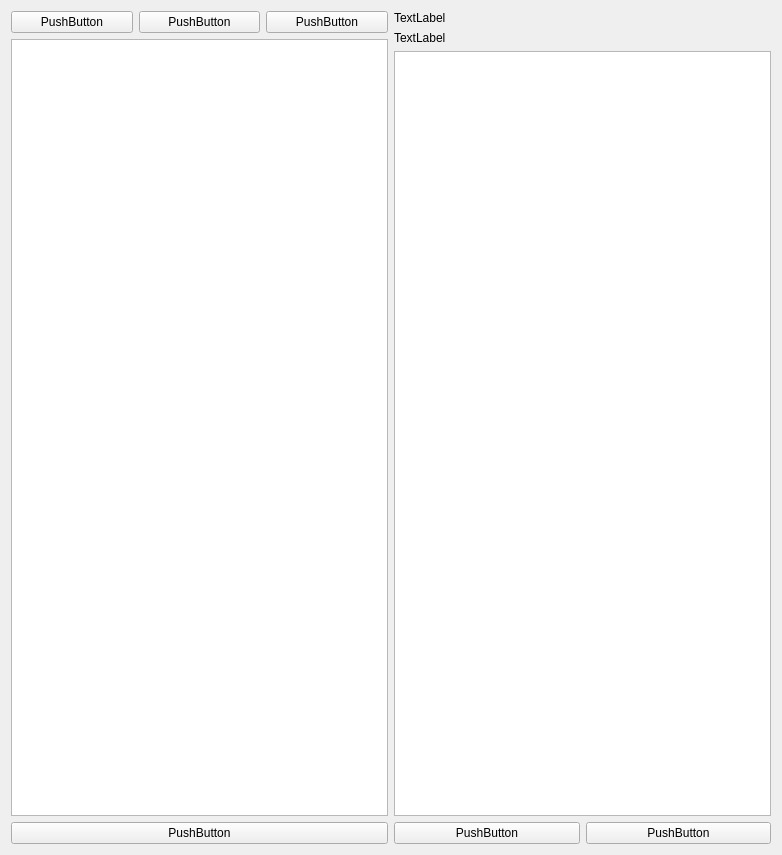
<?xml version="1.0" encoding="UTF-8"?>
<ui version="4.0">
 <class>Form</class>
 <widget class="QWidget" name="Form">
  <property name="geometry">
   <rect>
    <x>0</x>
    <y>0</y>
    <width>782</width>
    <height>855</height>
   </rect>
  </property>
  <property name="windowTitle">
   <string>Form</string>
  </property>
  <layout class="QGridLayout" name="gridLayout">
   <item row="0" column="0">
    <layout class="QVBoxLayout" name="verticalLayout">
     <item>
      <layout class="QHBoxLayout" name="horizontalLayout">
       <item>
        <widget class="QPushButton" name="pushButton">
         <property name="text">
          <string>PushButton</string>
         </property>
        </widget>
       </item>
       <item>
        <widget class="QPushButton" name="pushButton_2">
         <property name="text">
          <string>PushButton</string>
         </property>
        </widget>
       </item>
       <item>
        <widget class="QPushButton" name="pushButton_3">
         <property name="text">
          <string>PushButton</string>
         </property>
        </widget>
       </item>
      </layout>
     </item>
     <item>
      <widget class="QListWidget" name="listWidget"/>
     </item>
     <item>
      <widget class="QPushButton" name="pushButton_4">
       <property name="text">
        <string>PushButton</string>
       </property>
      </widget>
     </item>
    </layout>
   </item>
   <item row="0" column="1">
    <layout class="QVBoxLayout" name="verticalLayout_2">
     <item>
      <widget class="QLabel" name="label">
       <property name="text">
        <string>TextLabel</string>
       </property>
      </widget>
     </item>
     <item>
      <widget class="QLabel" name="label_2">
       <property name="text">
        <string>TextLabel</string>
       </property>
      </widget>
     </item>
     <item>
      <widget class="QListWidget" name="listWidget_2"/>
     </item>
     <item>
      <layout class="QHBoxLayout" name="horizontalLayout_2">
       <item>
        <widget class="QPushButton" name="pushButton_5">
         <property name="text">
          <string>PushButton</string>
         </property>
        </widget>
       </item>
       <item>
        <widget class="QPushButton" name="pushButton_6">
         <property name="text">
          <string>PushButton</string>
         </property>
        </widget>
       </item>
      </layout>
     </item>
    </layout>
   </item>
  </layout>
 </widget>
 <resources/>
 <connections/>
</ui>
